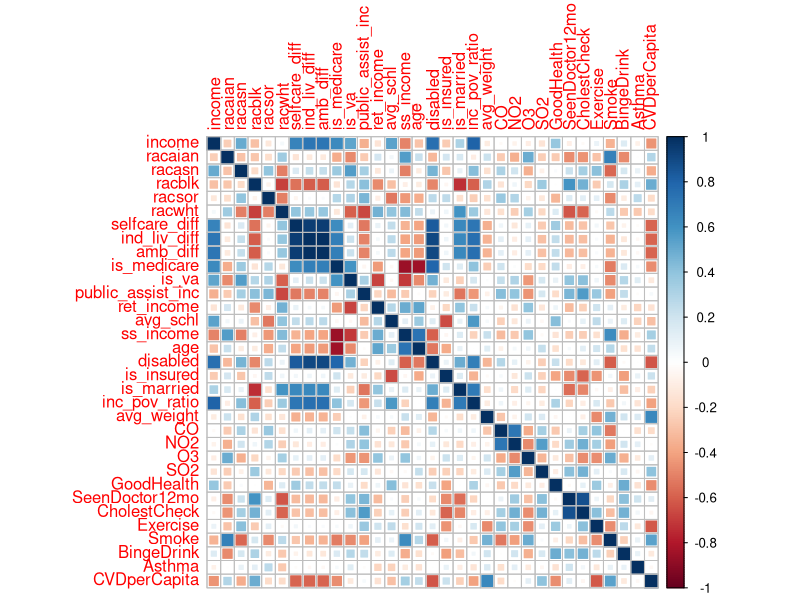
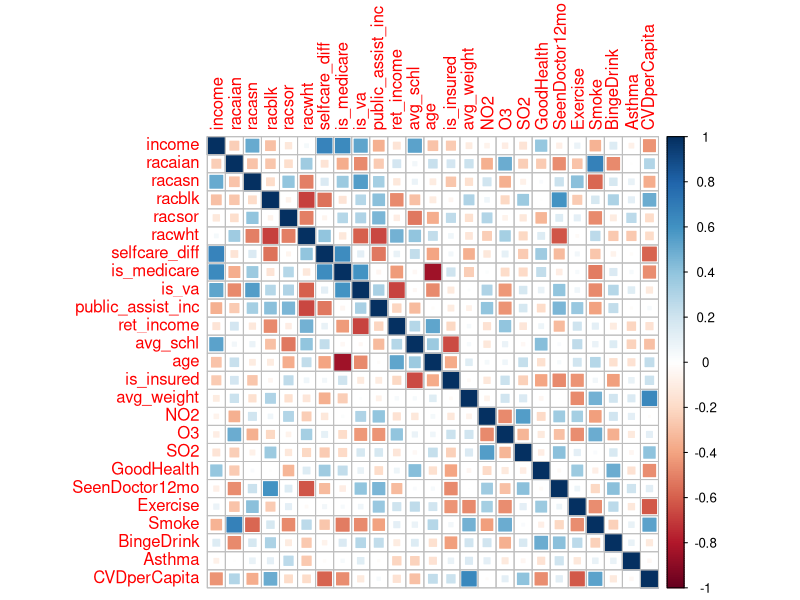

Write R code to recreate these figures, in order. (Note: this script raises an error after producing the figures.)
# We should try to get more cities!!!

library(readr)
library(dplyr)
library(plm)

cdc_data_tagged <- read_csv("./data/metro_cdc_data_citytagged.csv") %>%
  filter(! is.na(City))  

acs_data <- read_csv("./data/acs_panel_data.csv")

rm(cdc_data_combined)
for(year in 2008:2014){
   if (! exists("cdc_data_combined")) {
     cdc_data_combined <- mutate(cdc_data_tagged, year=year)
   } else {
     cdc_data_combined <- rbind(cdc_data_combined, mutate(cdc_data_tagged, year=year))
   }
}

epa_data <- read_csv("./data/epa_panel_data.csv")

cvd_data <- read_csv("./data/cvd_data_panel.csv")


combined_data <- plyr::join_all(
                    list(acs_data, epa_data, cdc_data_combined, cvd_data),
                    by=c("City", "year")) %>%
  dplyr::select(-MetroArea, -State) %>%
  dplyr::mutate(Smoke = as.numeric(Smoke), BingeDrink = as.numeric(BingeDrink),
                Asthma = as.numeric(Asthma))  %>%
  dplyr::mutate(City = as.factor(City)) %>%
  filter(! is.na(CVDperCapita))

combined_data2 <- plyr::join_all(
  list(acs_data, cdc_data_combined, cvd_data),
  by=c("City", "year")) %>%
  dplyr::select(-MetroArea) %>%
  dplyr::mutate(Smoke = as.numeric(Smoke), BingeDrink = as.numeric(BingeDrink)) %>%
  dplyr::mutate(City = as.factor(City)) %>%
  filter(! is.na(CVDperCapita))
  

cd_wofactors <- select(combined_data, -City, -year)
cor_matrix <- cor(cd_wofactors, use = "complete.obs")
library(corrplot)
## corrplot 0.84 loaded
corrplot(cor_matrix, method = "square")

cor_matrix > 0.7

cd_f <- select(combined_data, -ind_liv_diff, -amb_diff, -disabled, 
                  -ss_income, -CholestCheck, -CO, -is_married,
                  -inc_pov_ratio)

cd_f2 <- select(combined_data2, -ind_liv_diff, -amb_diff, -disabled, 
               -ss_income, -CholestCheck, -is_married,
               -inc_pov_ratio)


cd_filt <- select(cd_f, -City, -year)

cor_matrix2 <- cor(cd_filt, use = "complete.obs")
library(corrplot)
## corrplot 0.84 loaded
corrplot(cor_matrix2, method = "square")
  
  
# TODO: Do analysis on covariates

p_combined_data <- pdata.frame(cd_f, index=c("City", "year"))
p_combined_data2 <- pdata.frame(cd_f2, index=c("City", "year"))

grun.pool <- plm(( CVDperCapita ~ income + racaian + racasn + racblk + racsor +
                     racwht + selfcare_diff + is_medicare + is_va + public_assist_inc +
                     ret_income + avg_schl + age + is_insured + avg_weight + NO2 +
                     O3 + SO2 + GoodHealth + SeenDoctor12mo + Exercise + Smoke +
                     BingeDrink ) , data = p_combined_data, model = "pooling")

plmtest(grun.pool, effect="time", type="kw") #poolability test -- time doesn't matter
# null hypothesis of zero variance in time-specific errors fails to be rejected
plmtest(grun.pool, effect="individual", type="kw") #poolability test -- city does
# null hypothesis of zero variance in time-specific errors is rejected
plmtest(grun.pool, effect="twoway", type="ghm") # Two way is significant -- only bc of city

# therefore, heterogeneity among individuals may be significant.

# Random effects estimator are reliable under the assumption that individual characteristics 
# (heterogeneity) are exogenous, that is, they are independent with respect to the
# regressors in the random effects equation. The same Hausman test for endogeneity
# we have already used in another chapter can be used here as well, with the null 
# hypothesis that individual random effects are exogenous. 
# The test function phtest() compares the fixed effects and the random 
# effects models; the next code lines estimate the random effects model and 
# performs the Hausman endogeneity test.
#https://bookdown.org/ccolonescu/RPoE4/panel-data-models.html

grun.fe <- plm(( CVDperCapita ~ income + racaian + racasn + racblk + racsor +
                   racwht + selfcare_diff + is_medicare + is_va + public_assist_inc +
                   ret_income + avg_schl + age + is_insured + avg_weight + NO2 +
                   O3 + SO2 + GoodHealth + SeenDoctor12mo + Exercise + Smoke +
                   BingeDrink + Asthma) , data = p_combined_data, model = "within", effect="individual")

grun.re <- plm(( CVDperCapita ~ income + racaian + racasn + racblk + racsor +
                   racwht +
                   is_va +
                   ret_income + avg_schl + age + is_insured + avg_weight + NO2 +
                   O3 + SO2 + GoodHealth + SeenDoctor12mo + Exercise + Smoke +
                   BingeDrink) , data = p_combined_data, model = "random", effect="individual")
# Same thing when keeping data, removing pollution vals
grun.fe2 <- plm(( CVDperCapita ~ income + racaian + racasn + racblk + racsor +
                    racwht + selfcare_diff + is_medicare + is_va + public_assist_inc +
                    ret_income + avg_schl + age + is_insured + avg_weight + NO2 +
                    O3 + SO2 + GoodHealth + SeenDoctor12mo + Exercise + Smoke +
                    BingeDrink + Asthma ) , data = p_combined_data2, model = "within", effect="individual")


# No significant squared relationship of SO2, there is w avg_weight, age, etc.
grun.feb <- plm(( CVDperCapita ~ income + racaian + poly(racasn, 2, raw=T) + racblk + racsor +
                   racwht + Asthma +
                   poly(is_va, 2, raw=T) +
                   ret_income + avg_schl + poly(age, 2, raw=T) + is_insured  + NO2 +
                   O3 + poly(SO2, 2, raw=T)+ poly(avg_weight, 2, raw=T) + 
                   GoodHealth + SeenDoctor12mo + Exercise + Smoke +
                   BingeDrink ) , data = p_combined_data, model = "within", effect="individual")

grun.fec <- plm(( CVDperCapita ~ income + racaian + racasn + racblk + racsor +
                    racwht + selfcare_diff + is_medicare + is_va + public_assist_inc +
                    ret_income + avg_schl + poly(age, 2, raw=T) + is_insured + poly(avg_weight, 2, raw=T) + NO2 +
                    O3 + SO2 + GoodHealth + SeenDoctor12mo + Exercise + Smoke +
                    BingeDrink + Asthma ) , data = p_combined_data, model = "within", effect="individual")

lsdv <- glm(CVDperCapita ~ income + racaian + racasn + racblk + racsor +
      racwht + selfcare_diff + is_medicare + is_va + public_assist_inc +
      ret_income + avg_schl + poly(age, 2, raw=T) + is_insured + poly(avg_weight, 2, raw=T) + NO2 +
      O3 + SO2 + GoodHealth + SeenDoctor12mo + Exercise + Smoke +
      BingeDrink + Asthma + City, data = combined_data)

summary(lsdv) #LSDV shows that cities are important -- 
#              also that more data would be helpful


phtest(grun.fe, grun.re) # we should use fixed effects instead

summary(grun.fe)
summary(grun.fe2)
summary(grun.feb)
summary(grun.fec) # final model, shows a bunch of significant factors
# 68% adjusted R-squared -- that's awesome!

library(ggplot2)
res <- data.frame(residuals(grun.fe))
colnames(res) <- "Res"
ggplot(res, aes(Res)) + geom_density(adjust=0.4, color="darkblue", fill="darkblue", alpha=0.3) + xlim(-20,20) +
  labs(title="Residual Density Plot of Fixed Effects Model", 
       subtitle="One way wrt Panel Unit (not Time)", 
       x = "Residual Value", y="Frequency")

# maybe should do residual plot over time -- but perhaps not worthwhile, bc
# it wasn't statistically significant in the first place



# https://www.stata.com/statalist/archive/2003-09/msg00595.html
# The null is that the two estimation methods are both OK and that therefore 
# they should yield coefficients that are "similar".  The alternative 
# hypothesis is that the fixed effects estimation is OK and the random 
# effects estimation is not; if this is the case, then we would expect to 
# see differences between the two sets of coefficients.
# 
# This is because the random effects estimator makes an assumption (the 
# random effects are orthogonal to the regressors) that the fixed effects 
# estimator does not.  If this assumption is wrong, the random effects 
# estimator will be inconsistent, but the fixed effects estimator is 
# unaffected.  Hence, if the assumption is wrong, this will be reflected in 
# a difference between the two set of coefficients.  The bigger the 
# difference (the less similar are the two sets of coefficients), the bigger 
# the Hausman statistic.
# 
# A large and significant Hausman statistic means a large and significant 
# difference, and so you reject the null that the two methods are OK in 
# favour of the alternative hypothesis that one is OK (fixed effects) and 
# one isn't (random effects).
# 
# Your Hausman stat is very big, and you can see why - the differences 
# between some of the coefficients are big enough to be visible to the naked 
# eye, so to speak - and so you can reject random effects as inconsistent 
# and go with fixed effects instead.

#https://www.ncbi.nlm.nih.gov/pmc/articles/PMC3854161/
#https://www.ncbi.nlm.nih.gov/pmc/articles/PMC3392899/

# Also, perhaps add a lag term for the pollutants too

xs <- seq(18, 100, 1)
ys <- 1.0316e+00 * xs^2 - 7.8739e+01 * xs

xy <- data.frame(xs, ys)
library(ggplot2)
ggplot(xy, aes(xs, ys)) + geom_line() +
  labs(title="Effect of average age on CVD risk", 
       y="Additional CVD deaths per 100K", x="Average age") +
  xlim(20, 50) # risk increases for young, old, consistent with literature

xs <- seq(18, 100, 1)
ys <- 1.0316e+00 * xs^2 - 7.8739e+01 * xs

xy <- data.frame(xs, ys)
library(ggplot2)
ggplot(xy, aes(xs, ys)) + geom_line() +
  labs(title="Effect of average age on CVD risk", 
       y="Additional CVD deaths per 100K", x="Average age") +
  xlim(20, 50) # risk increases for young, old, consistent with literature

xs2 <- seq(80, 180, 1)
ys2 <- -6.9618e-03 * xs2 ^ 2 + 2.0270e+00 * xs2

xy2 <- data.frame(xs2, ys2)

ggplot(xy2, aes(xs2, ys2)) + geom_line() +
  labs(title="Effect of average weight on CVD risk", 
       y="Additional CVD deaths per 100K", x="Average weight") +
  xlim(80, 180) # CVD risk increases with avg weight, 
                # up to certain point (diminishing effect)


# regular mean
x1 <- mean(combined_data$SO2, na.rm=T)
# mean in which all measurements were taken below 1.5
x2 <- mean(sapply(combined_data$SO2, function(x) { min(x, 1.5)}), na.rm=T)
x1 - x2
# Back of envelope calculations
# 400 PUMA regions, 100K ppl each approx, w coeff of 5.2328 for SO2
400 * 5.2328 * (x1-x2)

combined_data %>% filter(SO2 > 1.5) %>% group_by(City) %>% summarize(n=n()) %>%
  arrange(desc(n))

# WE SHOULD ADD ASTHMA AS A FACTOR
